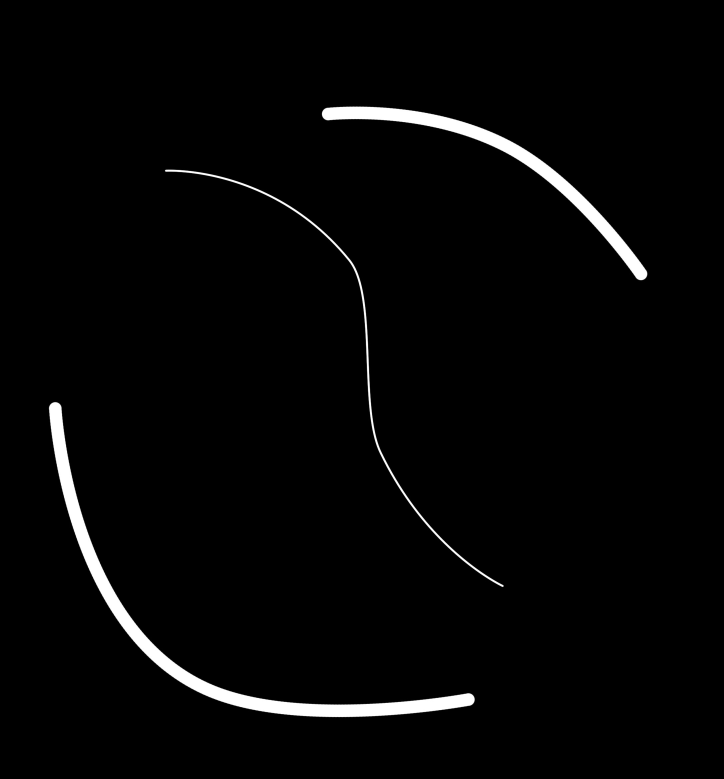
%> input picture 1.曲线检测/test.jpg, 2171 x 2335 px (shown at 1/3 size)
$ octave cur_extract.m   (GNU Octave 9; MATLAB toolbox functions it lacks are replaced by stand-ins)
%> lines starting %> are read from the running program, lines starting %| are printed output that depends on the picture; in (x1, y1, x2, y2) boxes, pixels count from 0 and x2, y2 are one past the last pixel; in counts of white or black regions, pixels touching at a corner belong together; the program's own positions count from 1
    clear;
    clc;
    close all;

    img  = imread('test.jpg');
    figure(1)
    imshow(img);

    img_gray = rgb2gray(img);
    % the canny edge of image
    BW = edge(img_gray,'canny');
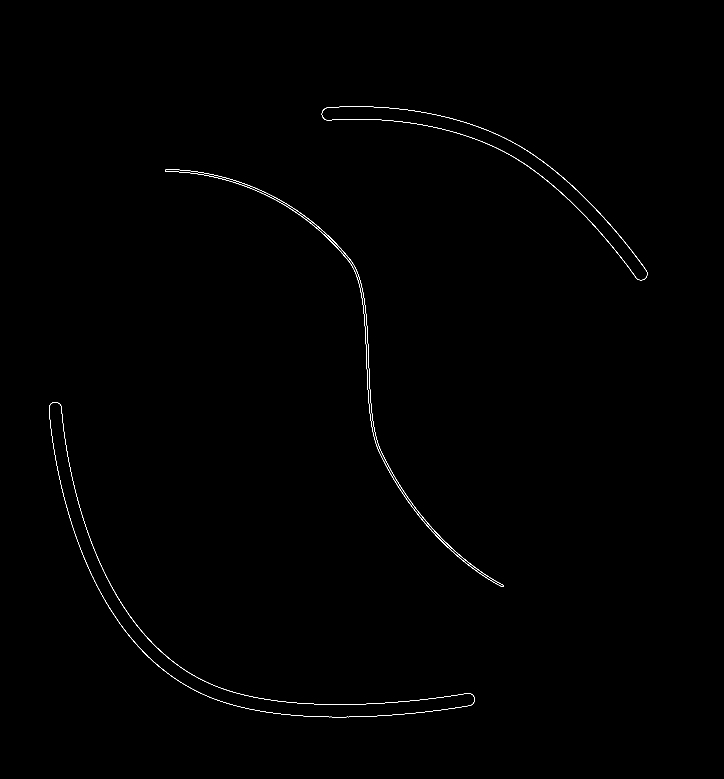
%> BW: size 2335x2171 logical (shown at 1/3 size); 0.22% white in thin lines or dots, all inside (x1, y1, x2, y2) = (147, 319, 1942, 2152)
    figure(2);
    imshow(BW);

    % the theta and rho of transformed space
    [H,Theta,Rho] = hough(BW);
%> Theta = 180 values from -90 to 89; Rho = 6375 values from -3187 to 3187

    figure(3);
    imshow(H,[],'XData',Theta,'YData',Rho,'InitialMagnification','fit'),title('rho\_theta space and peaks');
    xlabel('\theta'), ylabel('\rho');
    axis on, axis normal, hold on;


% [5 lines of commented-out code are left out]

$ run again, with 1.曲线检测/1.jpg copied over 1.曲线检测/test.jpg
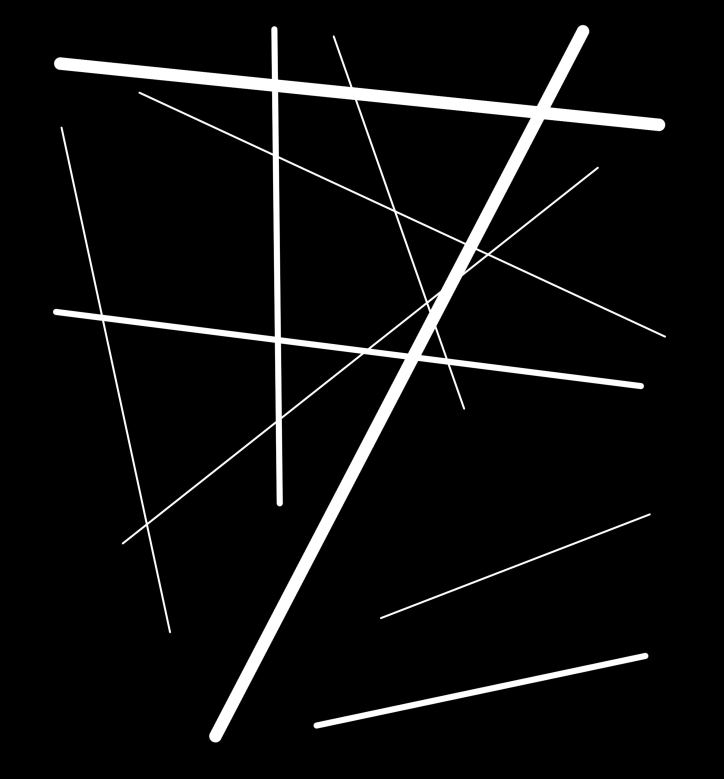
%> input picture 1.曲线检测/1.jpg, 2171 x 2335 px (shown at 1/3 size)
%> `BW = edge(img_gray,'canny');`:
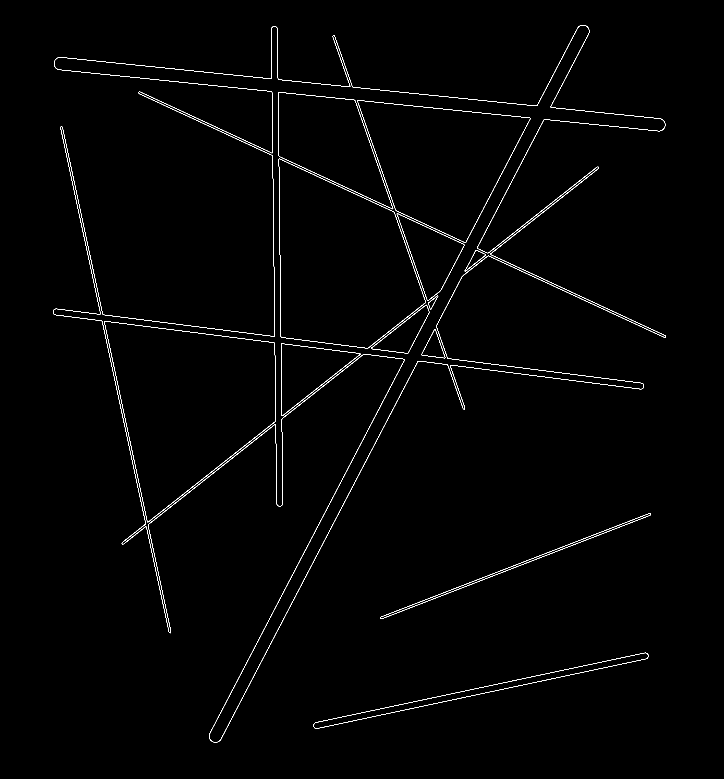
%> BW: size 2335x2171 logical (shown at 1/3 size); 0.65% white in thin lines or dots, all inside (x1, y1, x2, y2) = (159, 75, 1998, 2228)
%> Theta = 180 values from -90 to 89; Rho = 6375 values from -3187 to 3187
